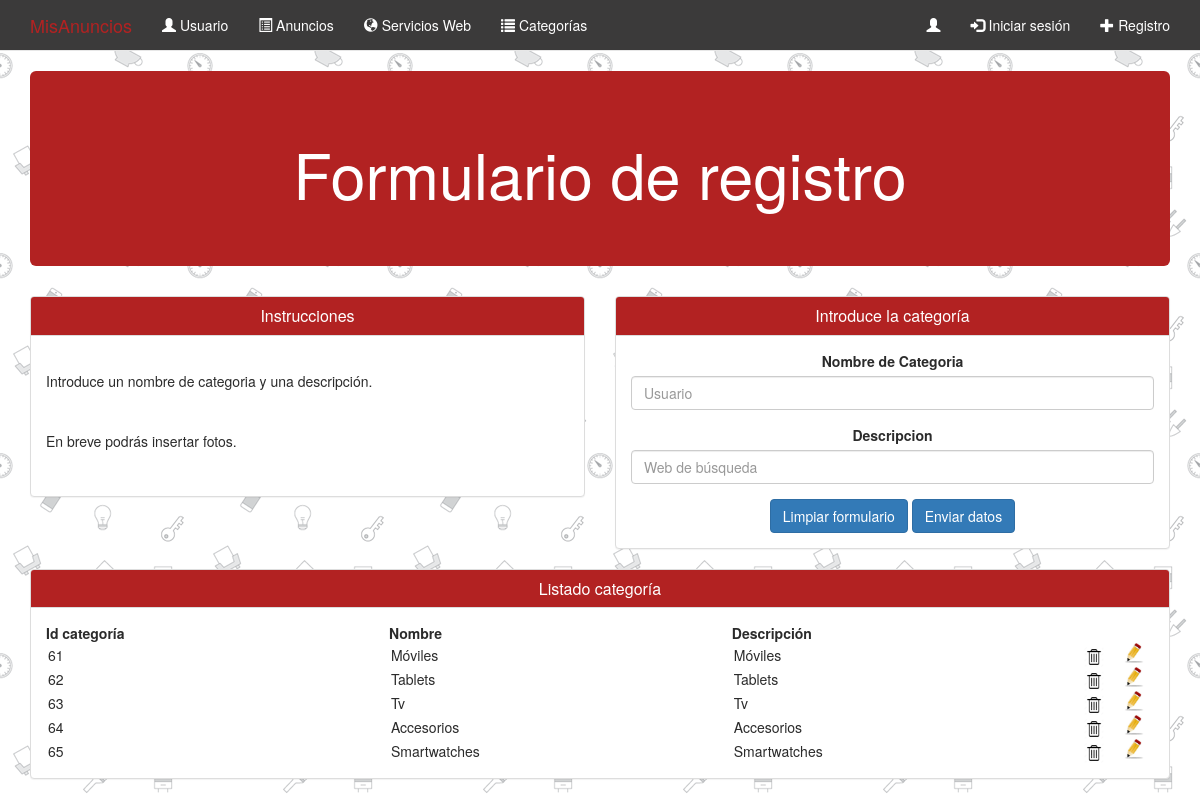
The app's page /Chollo/CHOLLO/categoria.php with its own data.
### tables this page shows
CREATE TABLE `categoria` (
  `id` int(11) NOT NULL,
  `nombre` varchar(25) NOT NULL,
  `descripcion` varchar(50) NOT NULL,
  `activo` char(10) NOT NULL
);

### Chollo/CHOLLO/app/ControlSesion.inc.php (called while the page is built, shortened)
<?php
class ControlSesion {
    public static function sesion_iniciada() {
        if (isset($_SESSION['id_usuario']) && isset($_SESSION['nombre_usuario'])) {
            return true;
        } else {
            return false;
        }
    }
}

### Chollo/CHOLLO/app/Conexion.inc.php (called while the page is built, shortened)
<?php
class Conexion {
	private static $conexion;
	public static function abrir_conexion() {
		if (!isset(self::$conexion)) {
			try{
				self::$conexion = new PDO('mysql:host='.NOMBRE_SERVIDOR.'; dbname='.NOMBRE_BD, NOMBRE_USUARIO , PASSWORD );
				self::$conexion -> setAttribute(PDO::ATTR_ERRMODE, PDO::ERRMODE_EXCEPTION);
				self::$conexion -> exec ("SET CHARACTER SET utf8");
			} catch (PDOException $ex){
				print "ERROR" . $ex -> getMessage() . "<br>";
				die();
			}
		}
	}
	public static function cerrar_conexion() {
		if (isset(self::$conexion)) {
			self::$conexion = null;
		}
	}
	public static function obtener_conexion() {
		return self::$conexion;
	}
}
?>

### Chollo/CHOLLO/app/RepositorioCategoria.inc.php (called while the page is built, shortened)
<?php
class RepositorioCategoria {
	public static function obtener_todos($conexion) {
		$categoria = array();
		if (isset($conexion)) {
			try{
				include_once 'Categoria.inc.php';
				$sql = "SELECT * FROM categoria";
				$sentencia = $conexion -> prepare($sql);
				$sentencia -> execute();
				$resultado = $sentencia -> fetchAll();
				if (count($resultado)) {
					foreach ($resultado as $fila) {
						$categoria[] = new Categoria(
							$fila['id'], $fila['nombre'], $fila['descripcion'],$fila['activo']);
						}
					}else {
						print "No hay categorías";
					}
			}
			 catch (PDOException $ex){
				print "ERROR" . $ex -> getMessage();
			}
		}
		return $categoria;
	}
}
?>

### Chollo/CHOLLO/app/Categoria.inc.php (called while the page is built, shortened)
<?php
class Categoria {
	private $id;
	private $nombre;
	private $descripcion;
	public function __construct ($id =0,$nombre=0, $descripcion=0, $activo=0){
	$this-> id=$id;
	$this-> nombre = $nombre;
	$this-> descripcion = $descripcion;
	}
	public function obtener_id(){
		return $this -> id;
	}
	public function obtener_nombre(){
		return $this -> nombre;
	}
	public function obtener_descripcion(){
		return $this -> descripcion;
	}
}

### Chollo/CHOLLO/listar_categoria.php (the view, shortened to what this page needs)
<?php
include_once 'app/Conexion.inc.php';
include_once 'app/Categoria.inc.php';
include_once 'app/RepositorioCategoria.inc.php';
$categoria_insertados = RepositorioCategoria :: obtener_todos(Conexion :: obtener_conexion());
?>
<table  style="width:100%">
    <tr>
      <th>Id categoría</th>
      <th>Nombre</th>
      <th>Descripción</th>
     </tr>
 <?php
for ($i=0;$i<count($categoria_insertados);$i++)
{
?>
	<form id="form<?php echo $i ?>" name="form1" method="post" action="plantillas/update_categoria.php">
<?php
	$id = $categoria_insertados[$i]->obtener_id();
	$nombres = $categoria_insertados[$i]->obtener_nombre();
	$descripcions = $categoria_insertados[$i]->obtener_descripcion();
?>
<tr>
	  <td align="left"><input type="text" name="id_cat" id="id_cat" style="border:none"  readonly value= "<?php echo $id ?>" /></td>
      <td align="left"><input type="text" name="nombre" id="nombre" style="border:none" value="<?php echo $nombres ?>" /></td>
      <td align="left"><input type="text" name="descripcion" id="descripcion" style="border:none" value="<?php echo $descripcions ?>" /></td>
      <td> <?php echo "<a href='plantillas/eliminar_categoria.php?nombre=$nombres'><img src='image\borrar_basura.png' height='20' width='20'></a></td>"; ?> </td>
 	 <td><input type="image" src="image/aa.png" height="20" width="20"></td>
 </tr>
 	  </form>
<?php
}
?>
</table>

### Chollo/CHOLLO/plantillas/documento-declaracion.inc.php (shortened to what this page needs)
<!doctype html>
<html lang="es">
<head>
<link href="css/bootstrap.min.css" rel="stylesheet">
<link href="css/estilos.css" rel="stylesheet">
</head>
<body>

### Chollo/CHOLLO/plantillas/navbar.inc.php (shortened to what this page needs)
<?php
include_once 'app/ControlSesion.inc.php';
?>
<nav class="navbar navbar-default navbar-static-top" >
	<div class="container">
	<div class="navbar-header">
	<a class="navbar-brand" href="#">MisAnuncios</a>
	</div>
	<div id="navbar" class="navbar-collapse collapse">
		<ul class="nav navbar-nav">
		  <li> <a href="#"><span class="glyphicon glyphicon-user" aria-hidden="true"></span> Usuario</a></li>
		  <li> <a href="anuncios.php"><span class="glyphicon glyphicon-list-alt" aria-hidden="true"></span> Anuncios</a></li>
		  <li><a href="sw.php"><span class="glyphicon glyphicon-globe" aria-hidden="true"></span> Servicios Web</a></li>
		  <li> <a href="categoria.php"><span class="glyphicon glyphicon-list" aria-hidden="true"></span> Categorías</a></li>
		</ul>
	  <ul class="nav navbar-nav navbar-right">
	  	 <?php
            if (ControlSesion::sesion_iniciada()) {
         ?>
         <li>
         	<a href="#">
         		<span class="glyphicon glyphicon-user" aria-hidden="true">
				</span>
				<?php echo '' . $_SESSION['nombre_usuario']; ?>
			</a>
		</li>
		<li class="dropdown">
			<a href="#" class="dropdown-toggle" data-toggle="dropdown" role="button" aria-haspopup="true" aria-expanded="false">
			<span class="glyphicon glyphicon-dashboard" aria-hidden="true"> </span> Categoria <span class="caret"></span>
			</a>
				<ul class="dropdown-menu">
					<li>
						<a href="#">
							Insertar
						</a>
					</li>
					<li>
						<a href="#">
							Actualizar
						</a>
					</li>
					<li>
						<a href="#">
							Eliminar
						</a>
					</li>
				</ul>
		</li>
		<li>
		//header('Location: http://localhost/chollo/chollo/logout.php');
			<a href="#">
       			<span class="glyphicon glyphicon-log-out" aria-hidden="true">
				</span> Cerrar sesión.
			</a>
		</li>
         <?php
     		} else {
     	 ?>
	  <li>
        <a href="#">
            <span class="glyphicon glyphicon-user" aria-hidden="true"></span>
        </a>
      </li>
      <li>
	  <a href="login.php"><span class="glyphicon glyphicon-log-in" aria-hidden="true"></span> Iniciar sesión
	 </a></li>
	<li> <a href="registro.php"><span class="glyphicon glyphicon-plus" aria-hidden="true"></span> Registro
	</a></li>
     	 <?php
     		}
         ?>
	</ul>
	</div>
	</div>
</nav>

### Chollo/CHOLLO/categoria.php (shortened to what this page needs)
<?php
include_once 'app/Conexion.inc.php';
include_once 'app/Categoria.inc.php';
include_once 'app/RepositorioCategoria.inc.php';
include_once 'plantillas/documento-declaracion.inc.php';
include_once 'plantillas/navbar.inc.php';
?>
<div class="container">
	<div class="jumbotron">
		<h1 class="text-center"> Formulario de registro </h1>
	</div>
</div>
<div class="container">
	<div class="row">
		<div class="col-md-6 text-center">
			<div class="panel panel-default">
			<div class="panel-heading">
				<h3 class="panel-title">
					Instrucciones
				</h3>
			</div>
			<div class="panel-body">
				<br>
				<p class="text-justify">
					Introduce un nombre de categoria y una descripción.
					<br><br><br>
					En breve podrás insertar fotos.
				</p>
				<br>
			</div>
		</div>
	</div>
	<div class="col-md-6 text-center">
		<div class="panel panel-default">
			<div class="panel-heading">
				<h3 class="panel-title">
					Introduce la categoría
				</h3>
		</div>
		<div class="panel-body">
			<form role="form" method="post" action=" <?php echo $_SERVER['PHP_SELF'] ?> ">
				<?php
				if (isset ($_POST['enviar'])){
					include_once 'plantillas/categoria_validado.inc.php';
				} else {
					include_once 'plantillas/categoria_vacio.inc.php';
				}
				?>
			</form>
		</div>
	</div>
</div>
<div class="col-md-12 text-center">
		<div class="panel panel-default">
			<div class="panel-heading">
				<h3 class="panel-title">
					Listado categoría
				</h3>
		</div>
		<div class="panel-body">
			<?php
			include_once 'listar_categoria.php'
			?>
		</div>
	</div>
</div>
<?php
	include_once 'plantillas\documento-cierre.inc.php';
?>

### Chollo/CHOLLO/plantillas/categoria_vacio.inc.php
<div class="form-group">
	<label>Nombre de Categoria</label>
	<input type="text" class= "form-control" name="nombre" placeholder="Usuario">
</div>
<div class="form-group">
	<label>Descripcion</label>
	<input type="text" class= "form-control" name="descripcion" placeholder="Web de búsqueda">
</div>
<button type="reset" class="btn btn-default btn-primary">Limpiar formulario</button>
<button type="submit" class="btn btn-default btn-primary" name="enviar">Enviar datos</button>

### Chollo/CHOLLO/plantillas/documento-cierre.inc.php (shortened to what this page needs)
</body>
</html>

### Chollo/CHOLLO/css/estilos.css (style rules this page uses)
body { background-image: url('../image/../image/../image/../image/../image/../image/doodles.png'); }
.jumbotron { background-color:firebrick; color:white; }
.panel-heading { background-color: firebrick !important; color:white !important; }
.panel-body { color:#2b2b2b !important; }
.navbar { background-color:#3B3A3A!important; }
.navbar-brand:link,.navbar-brand:visited { color:firebrick !important; }
#navbar li a:link, #navbar li a:visited { color: white !important; }

### records on screen
categoria: id_cat "61", nombre "Móviles", descripcion "Móviles"
categoria: id_cat "62", nombre "Tablets", descripcion "Tablets"
categoria: id_cat "63", nombre "Tv", descripcion "Tv"
categoria: id_cat "64", nombre "Accesorios", descripcion "Accesorios"
categoria: id_cat "65", nombre "Smartwatches", descripcion "Smartwatches"
